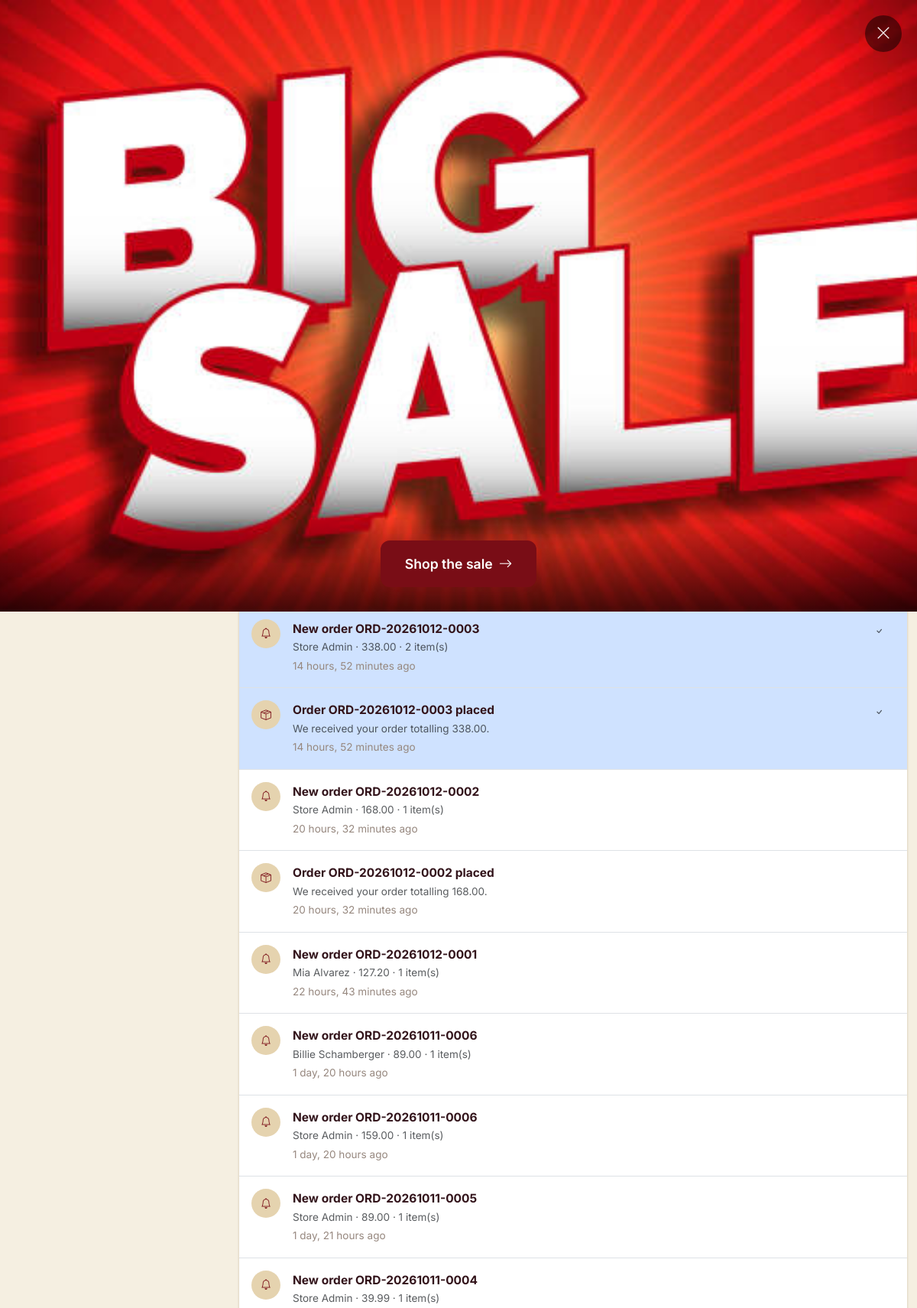
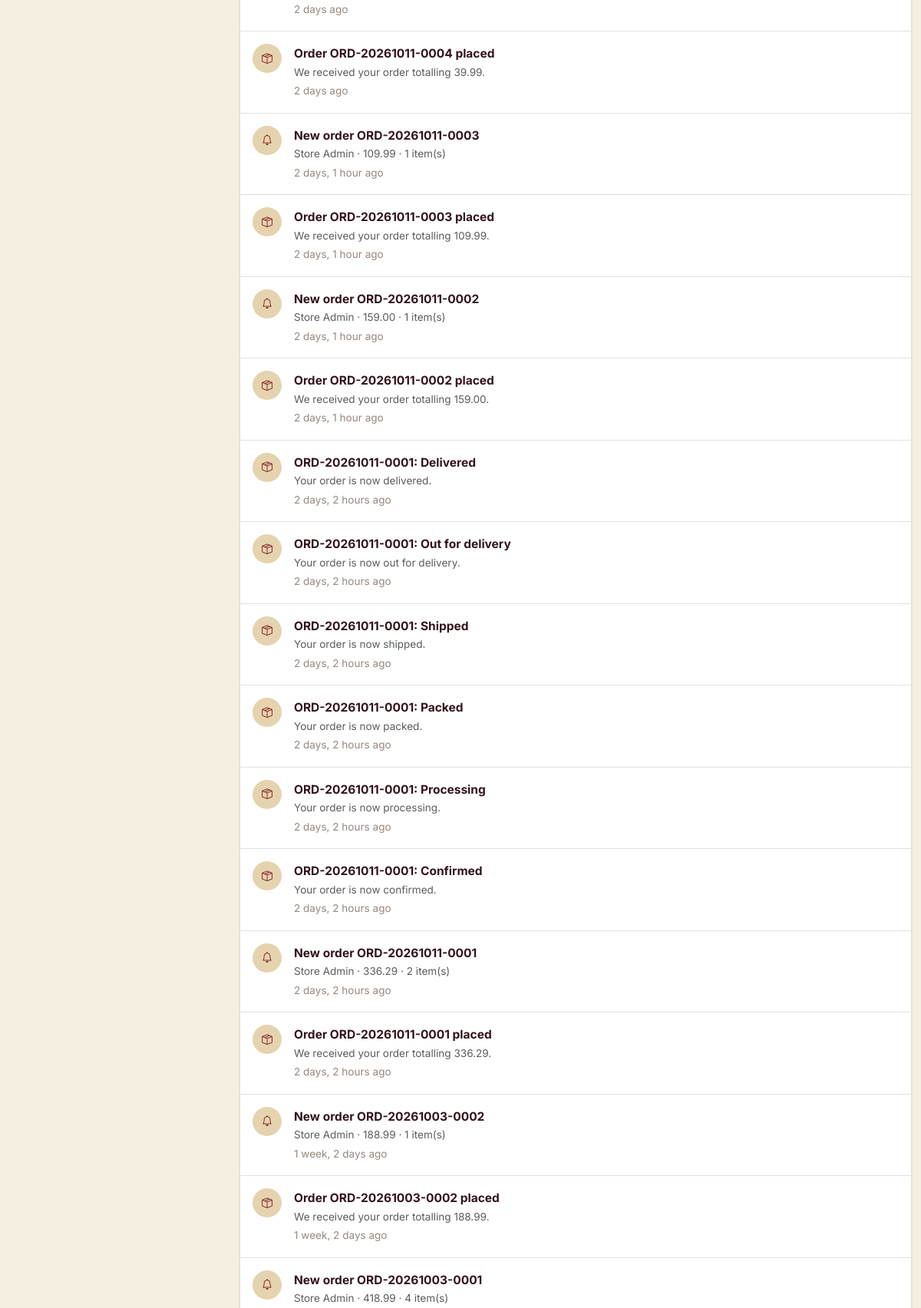
/notifications/ (signed in, upper part), run on the app's committed database (2 pictures, top to bottom).
### apps/notifications/models.py (models this page shows, shortened)
class Notification(models.Model):
    class Type(models.TextChoices):
        ORDER = "order", _("Order update")
        PAYMENT = "payment", _("Payment")
        PROMO = "promo", _("Promotion")
        STOCK = "stock", _("Stock alert")
        REVIEW = "review", _("Review")
        SYSTEM = "system", _("System")
        WISHLIST = "wishlist", _("Wishlist")
    user = models.ForeignKey(
        settings.AUTH_USER_MODEL,
        on_delete=models.CASCADE,
        related_name="notifications",
    )
    type = models.CharField(
        max_length=20, choices=Type.choices, default=Type.SYSTEM, db_index=True
    )
    title = models.CharField(max_length=200)
    body = models.TextField(blank=True)
    link = models.CharField(max_length=300, blank=True)
    is_read = models.BooleanField(default=False, db_index=True)
    content_type = models.ForeignKey(
        ContentType, on_delete=models.CASCADE, null=True, blank=True
    )
    object_id = models.PositiveIntegerField(null=True, blank=True)
    content_object = GenericForeignKey("content_type", "object_id")
    created_at = models.DateTimeField(auto_now_add=True, db_index=True)
    class Meta:
        ordering = ("-created_at",)
        indexes = [models.Index(fields=["user", "is_read", "-created_at"])]

### apps/banners/models.py (models this page shows, shortened)
class Banner(TimeStampedModel):
    class ClickAction(models.TextChoices):
        LINK = "link", _("Navigate to URL")
        MODAL = "modal", _("Open full-screen modal")
    class DeviceTarget(models.TextChoices):
        ALL = "all", _("All devices")
        DESKTOP = "desktop", _("Desktop only")
        MOBILE = "mobile", _("Mobile only")
    class TextAlignment(models.TextChoices):
        LEFT = "left", _("Left")
        CENTER = "center", _("Center")
        RIGHT = "right", _("Right")
    class ButtonStyle(models.TextChoices):
        PRIMARY = "primary", _("Primary")
        OUTLINE = "outline", _("Outline")
        GHOST = "ghost", _("Ghost")
    title = models.CharField(_("title"), max_length=200)
    slug = models.SlugField(_("slug"), max_length=200, unique=True)
    image = models.ImageField(
        _("image"),
        upload_to="banners/%Y/%m/",
        validators=[validate_image_file],
        help_text=_("Main desktop image (recommended 1920x600px)"),
    )
    mobile_image = models.ImageField(
        _("mobile image"),
        upload_to="banners/%Y/%m/",
        blank=True,
        validators=[validate_image_file],
        help_text=_("Optional mobile-specific image (recommended 750x800px)"),
    )
    click_action = models.CharField(
        _("click action"),
        max_length=10,
        choices=ClickAction.choices,
        default=ClickAction.LINK,
    )
    link_url = models.URLField(
        _("link URL"),
        blank=True,
        help_text=_("Required when click action is 'Navigate to URL'"),
    )
    modal_content = models.TextField(
        _("modal content"),
        blank=True,
        help_text=_("HTML content for modal (when click action is 'Open full-screen modal')"),
    )
    button_text = models.CharField(
        _("button text"),
        max_length=50,
        blank=True,
        help_text=_("CTA button text (e.g., 'Shop Now', 'Learn More')"),
    )
    button_style = models.CharField(
        _("button style"),
        max_length=10,
        choices=ButtonStyle.choices,
        default=ButtonStyle.PRIMARY,
    )
    valid_from = models.DateTimeField(_("valid from"), default=timezone.now)
    valid_until = models.DateTimeField(_("valid until"), null=True, blank=True)
    is_active = models.BooleanField(_("active"), default=True, db_index=True)
    device_target = models.CharField(
        _("device target"),
        max_length=10,
        choices=DeviceTarget.choices,
        default=DeviceTarget.ALL,
    )
    countries = models.JSONField(
        _("countries"),
        default=list,
        blank=True,
        help_text=_("ISO 3166-1 alpha-2 country codes (e.g., ['US', 'CA']). Empty = all countries."),
    )
    user_segments = models.JSONField(
        _("user segments"),
        default=dict,
        blank=True,
        help_text=_("JSON object: {'new_visitors': true, 'returning': false, 'has_orders': true}"),
    )
    min_order_count = models.PositiveIntegerField(
        _("minimum order count"),
        default=0,
        help_text=_("Show only to users with at least this many completed orders"),
    )
    show_once_per_session = models.BooleanField(
        _("show once per session"),
        default=False,
        help_text=_("Use sessionStorage to show banner only once per browser session"),
    )
    is_popup = models.BooleanField(
        _("deal popup"),
        default=False,
        db_index=True,
        help_text=_(
            "Auto-show as a centered deal popup near the top of the page on load "
            "(image only, with a close button)"
        ),
    )
    position = models.PositiveIntegerField(
        _("position"),
        default=0,
        help_text=_("Higher values appear first. Used for ordering multiple active banners."),
    )
    overlay_gradient = models.BooleanField(
        _("overlay gradient"),
        default=True,
        help_text=_("Dark gradient overlay for text readability on image"),
    )
    text_alignment = models.CharField(
        _("text alignment"),
        max_length=10,
        choices=TextAlignment.choices,
        default=TextAlignment.LEFT,
    )
    custom_css = models.TextField(
        _("custom CSS"),
        blank=True,
        help_text=_("Additional CSS classes or inline styles for advanced styling"),
    )
    impressions = models.PositiveIntegerField(_("impressions"), default=0, editable=False)
    clicks = models.PositiveIntegerField(_("clicks"), default=0, editable=False)
    class Meta:
        verbose_name = _("banner")
        verbose_name_plural = _("banners")
        ordering = ("-position", "-created_at")
        indexes = [
            models.Index(fields=["is_active", "valid_from", "valid_until"]),
            models.Index(fields=["position", "-created_at"]),
        ]
    @property
    def is_expired(self):
        return self.valid_until is not None and self.valid_until < timezone.now()
    @property
    def is_started(self):
        return self.valid_from <= timezone.now()
    @property
    def is_scheduled_valid(self):
        return self.is_started and not self.is_expired
    def matches_request(self, request, *, skip_session_check=False):
        if not self.is_active or not self.is_scheduled_valid:
            return False
        if self.device_target != self.DeviceTarget.ALL:
            is_mobile = getattr(request, "is_mobile", False)
            if self.device_target == self.DeviceTarget.MOBILE and not is_mobile:
                return False
            if self.device_target == self.DeviceTarget.DESKTOP and is_mobile:
                return False
        if self.countries:
            country_code = getattr(request, "country_code", None)
            if not country_code or country_code.upper() not in [c.upper() for c in self.countries]:
                return False
        if self.user_segments:
            if not self._matches_user_segments(request):
                return False
        if self.min_order_count > 0:
            if not self._matches_min_orders(request):
                return False
        if self.show_once_per_session and not skip_session_check:
            if self._seen_in_session(request):
                return False
        return True

### apps/notifications/views.py (the view)
# urls.py: path("", views.list_view, name="list"),
@require_GET
def list_view(request):
    if not request.user.is_authenticated:
        return redirect("accounts:login")
    items = request.user.notifications.all()[:50]
    return render(request, "notifications/list.html", {"notifications": items})

### templates/notifications/list.html (shortened to what this page needs)
{% extends "base.html" %}
{% load i18n %}
{% block content %}
<section class="au-section pt-4">
  <div class="container-xxl">
    <div class="row g-4">
      <div class="col-lg-3">{% include "includes/account_nav.html" with nav="notifications" %}</div>
      <div class="col-lg-9">
        <div class="d-flex justify-content-between align-items-center mb-4 flex-wrap gap-2">
          <div>
            <h1 class="h4 mb-1">{% trans "Notifications" %}</h1>
            <p class="text-muted mb-0">{% trans "Order updates, payments and offers." %}</p>
          </div>
          <form method="post" action="{% url 'notifications:mark_all_read' %}">
            <button class="btn btn-sm btn-outline-secondary" type="submit">{% trans "Mark all read" %}</button>
          </form>
        </div>
        <div class="au-card">
          {% if notifications %}
            {% for n in notifications %}
              <{% if n.link %}a href="{{ n.link }}"{% else %}div{% endif %}
                 class="d-flex gap-3 p-3 border-bottom text-decoration-none {% if not n.is_read %}bg-primary-subtle bg-opacity-25{% endif %}">
                <span class="au-avatar" style="width:38px;height:38px;font-size:.85rem;background:var(--au-primary-soft);color:var(--au-primary)">
                  {% if n.type == 'order' %}<i class="bi bi-box-seam"></i>
                  {% elif n.type == 'payment' %}<i class="bi bi-credit-card"></i>
                  {% elif n.type == 'promo' %}<i class="bi bi-tags"></i>
                  {% elif n.type == 'stock' %}<i class="bi bi-exclamation-triangle"></i>
                  {% else %}<i class="bi bi-bell"></i>{% endif %}
                </span>
                <div class="flex-grow-1">
                  <b class="text-ink">{{ n.title }}</b>
                  <p class="small text-muted mb-0">{{ n.body }}</p>
                  <time class="small text-muted-2">{% blocktrans with time=n.created_at|timesince %}{{ time }} ago{% endblocktrans %}</time>
                </div>
                {% if not n.is_read %}
                  <form method="post" action="{% url 'notifications:mark_read' n.pk %}">
                    <button class="btn btn-sm btn-link text-muted" type="submit" title="{% trans 'Mark as read' %}">
                      <i class="bi bi-check"></i>
                    </button>
                  </form>
                {% endif %}
              </{% if n.link %}a{% else %}div{% endif %}>
            {% endfor %}
          {% else %}
            {% trans "No notifications" as empty_title %}
            {% trans "Order updates and offers will appear here." as empty_text %}
          {% endif %}
        </div>
      </div>
    </div>
  </div>
</section>
{% endblock %}

### templates/includes/deal_popup.html (shortened to what this page needs)
{% load i18n %}
{% if popup_banner %}
<div class="modal fade deal-promo-modal"
     id="dealPromoModal{{ popup_banner.id }}"
     tabindex="-1"
     aria-labelledby="dealPromoLabel{{ popup_banner.id }}"
     aria-hidden="true"
     data-banner-id="{{ popup_banner.id }}"
     data-show-once-per-session="{{ popup_banner.show_once_per_session|yesno:'true,false' }}"
     data-promo-url="{% url 'banners:track_impression' popup_banner.id %}"
     data-seen-url="{% url 'banners:mark_seen' popup_banner.id %}">
  <div class="modal-dialog modal-dialog-centered deal-promo-dialog">
    <div class="modal-content deal-promo-content">
      <button type="button"
              class="deal-promo-close"
              data-bs-dismiss="modal"
              aria-label="{% trans 'Close' %}">
        <i class="bi bi-x-lg" aria-hidden="true"></i>
      </button>
      <div class="deal-promo-body">
        {% if popup_banner.mobile_image %}
        <picture>
          <source media="(max-width: 767px)" srcset="{{ popup_banner.mobile_image.url }}">
          <img src="{{ popup_banner.image.url }}" alt="{{ popup_banner.title }}" class="deal-promo-image" loading="eager">
        </picture>
        {% else %}
        <img src="{{ popup_banner.image.url }}" alt="{{ popup_banner.title }}" class="deal-promo-image" loading="eager">
        {% endif %}
      </div>
      {% if popup_banner.button_text and popup_banner.link_url %}
      <div class="deal-promo-footer">
        <a href="{{ popup_banner.link_url }}"
           class="deal-promo-btn"
           data-banner-id="{{ popup_banner.id }}"
           data-banner-action="modal_link"
           data-click-url="{% url 'banners:track_click' popup_banner.id %}">
          {{ popup_banner.button_text }} <i class="bi bi-arrow-right" aria-hidden="true"></i>
        </a>
      </div>
      {% endif %}
    </div>
  </div>
</div>
{% endif %}

### data on the page
Notification: type "system" (drawn), title "New order ORD-20261012-0003", body "Store Admin · 338.00 · 2 item(s)", is_read False (drawn)
Notification: type "order" (drawn), title "Order ORD-20261012-0003 placed", body "We received your order totalling 338.00.", is_read False (drawn)
Notification: type "system" (drawn), title "New order ORD-20261012-0002", body "Store Admin · 168.00 · 1 item(s)"
Notification: type "order" (drawn), title "Order ORD-20261012-0002 placed", body "We received your order totalling 168.00."
Notification: type "system" (drawn), title "New order ORD-20261012-0001", body "Mia Alvarez · 127.20 · 1 item(s)"
Notification: type "system" (drawn), title "New order ORD-20261011-0006", body "Billie Schamberger · 89.00 · 1 item(s)"
Notification: type "system" (drawn), title "New order ORD-20261011-0006", body "Store Admin · 159.00 · 1 item(s)"
Notification: type "system" (drawn), title "New order ORD-20261011-0005", body "Store Admin · 89.00 · 1 item(s)"
Notification: type "system" (drawn), title "New order ORD-20261011-0004", body "Store Admin · 39.99 · 1 item(s)"
Notification: type "order" (drawn), title "Order ORD-20261011-0004 placed", body "We received your order totalling 39.99."
Notification: type "system" (drawn), title "New order ORD-20261011-0003", body "Store Admin · 109.99 · 1 item(s)"
Notification: type "order" (drawn), title "Order ORD-20261011-0003 placed", body "We received your order totalling 109.99."
Notification: type "system" (drawn), title "New order ORD-20261011-0002", body "Store Admin · 159.00 · 1 item(s)"
Notification: type "order" (drawn), title "Order ORD-20261011-0002 placed", body "We received your order totalling 159.00."
Notification: type "order" (drawn), title "ORD-20261011-0001: Delivered", body "Your order is now delivered."
Notification: type "order" (drawn), title "ORD-20261011-0001: Out for delivery", body "Your order is now out for delivery."
Notification: type "order" (drawn), title "ORD-20261011-0001: Shipped", body "Your order is now shipped."
Notification: type "order" (drawn), title "ORD-20261011-0001: Packed", body "Your order is now packed."
Notification: type "order" (drawn), title "ORD-20261011-0001: Processing", body "Your order is now processing."
Notification: type "order" (drawn), title "ORD-20261011-0001: Confirmed", body "Your order is now confirmed."
Notification: type "system" (drawn), title "New order ORD-20261011-0001", body "Store Admin · 336.29 · 2 item(s)"
Notification: type "order" (drawn), title "Order ORD-20261011-0001 placed", body "We received your order totalling 336.29."
Notification: type "system" (drawn), title "New order ORD-20261003-0002", body "Store Admin · 188.99 · 1 item(s)"
Notification: type "order" (drawn), title "Order ORD-20261003-0002 placed", body "We received your order totalling 188.99."
Notification: type "system" (drawn), title "New order ORD-20261003-0001", body "Store Admin · 418.99 · 4 item(s)"
Banner: image (picture), button_text "Shop the sale"
